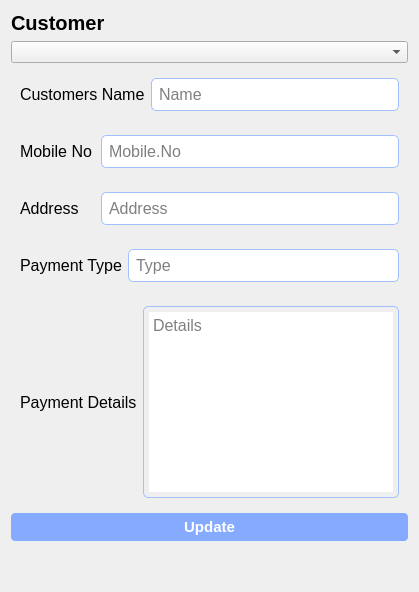
                    <widget class="QWidget" name="page_12">
                     <layout class="QVBoxLayout" name="verticalLayout_22">
                      <item>
                       <widget class="QLabel" name="label_87">
                        <property name="font">
                         <font>
                          <pointsize>15</pointsize>
                          <weight>75</weight>
                          <bold>true</bold>
                         </font>
                        </property>
                        <property name="text">
                         <string>Customer</string>
                        </property>
                       </widget>
                      </item>
                      <item>
                       <widget class="QComboBox" name="comboBox_7"/>
                      </item>
                      <item>
                       <widget class="QWidget" name="widget_62" native="true">
                        <layout class="QHBoxLayout" name="horizontalLayout_57">
                         <item>
                          <widget class="QLabel" name="label_68">
                           <property name="sizePolicy">
                            <sizepolicy hsizetype="Expanding" vsizetype="Preferred">
                             <horstretch>2</horstretch>
                             <verstretch>0</verstretch>
                            </sizepolicy>
                           </property>
                           <property name="font">
                            <font>
                             <pointsize>12</pointsize>
                            </font>
                           </property>
                           <property name="text">
                            <string>Customers Name</string>
                           </property>
                          </widget>
                         </item>
                         <item>
                          <widget class="QLineEdit" name="lineEdit_43">
                           <property name="enabled">
                            <bool>true</bool>
                           </property>
                           <property name="sizePolicy">
                            <sizepolicy hsizetype="Expanding" vsizetype="Fixed">
                             <horstretch>8</horstretch>
                             <verstretch>0</verstretch>
                            </sizepolicy>
                           </property>
                           <property name="font">
                            <font>
                             <pointsize>12</pointsize>
                            </font>
                           </property>
                           <property name="styleSheet">
                            <string notr="true">border-radius: 5px;
border: 1px solid rgb(162, 192, 255);
padding: 5px;</string>
                           </property>
                           <property name="placeholderText">
                            <string>Name</string>
                           </property>
                          </widget>
                         </item>
                        </layout>
                       </widget>
                      </item>
                      <item>
                       <widget class="QWidget" name="widget_63" native="true">
                        <layout class="QHBoxLayout" name="horizontalLayout_58">
                         <item>
                          <widget class="QLabel" name="label_69">
                           <property name="sizePolicy">
                            <sizepolicy hsizetype="Expanding" vsizetype="Preferred">
                             <horstretch>2</horstretch>
                             <verstretch>0</verstretch>
                            </sizepolicy>
                           </property>
                           <property name="font">
                            <font>
                             <pointsize>12</pointsize>
                            </font>
                           </property>
                           <property name="text">
                            <string>Mobile No</string>
                           </property>
                          </widget>
                         </item>
                         <item>
                          <widget class="QLineEdit" name="lineEdit_44">
                           <property name="sizePolicy">
                            <sizepolicy hsizetype="Expanding" vsizetype="Fixed">
                             <horstretch>8</horstretch>
                             <verstretch>0</verstretch>
                            </sizepolicy>
                           </property>
                           <property name="font">
                            <font>
                             <pointsize>12</pointsize>
                            </font>
                           </property>
                           <property name="styleSheet">
                            <string notr="true">border-radius: 5px;
border: 1px solid rgb(162, 192, 255);
padding: 5px;</string>
                           </property>
                           <property name="placeholderText">
                            <string>Mobile.No</string>
                           </property>
                          </widget>
                         </item>
                        </layout>
                       </widget>
                      </item>
                      <item>
                       <widget class="QWidget" name="widget_64" native="true">
                        <layout class="QHBoxLayout" name="horizontalLayout_59">
                         <item>
                          <widget class="QLabel" name="label_70">
                           <property name="sizePolicy">
                            <sizepolicy hsizetype="Expanding" vsizetype="Preferred">
                             <horstretch>2</horstretch>
                             <verstretch>0</verstretch>
                            </sizepolicy>
                           </property>
                           <property name="font">
                            <font>
                             <pointsize>12</pointsize>
                            </font>
                           </property>
                           <property name="text">
                            <string>Address</string>
                           </property>
                          </widget>
                         </item>
                         <item>
                          <widget class="QLineEdit" name="lineEdit_45">
                           <property name="sizePolicy">
                            <sizepolicy hsizetype="Expanding" vsizetype="Fixed">
                             <horstretch>8</horstretch>
                             <verstretch>0</verstretch>
                            </sizepolicy>
                           </property>
                           <property name="font">
                            <font>
                             <pointsize>12</pointsize>
                            </font>
                           </property>
                           <property name="styleSheet">
                            <string notr="true">border-radius: 5px;
border: 1px solid rgb(162, 192, 255);
padding: 5px;</string>
                           </property>
                           <property name="placeholderText">
                            <string>Address</string>
                           </property>
                          </widget>
                         </item>
                        </layout>
                       </widget>
                      </item>
                      <item>
                       <widget class="QWidget" name="widget_65" native="true">
                        <layout class="QHBoxLayout" name="horizontalLayout_60">
                         <item>
                          <widget class="QLabel" name="label_71">
                           <property name="sizePolicy">
                            <sizepolicy hsizetype="Expanding" vsizetype="Preferred">
                             <horstretch>2</horstretch>
                             <verstretch>0</verstretch>
                            </sizepolicy>
                           </property>
                           <property name="font">
                            <font>
                             <pointsize>12</pointsize>
                            </font>
                           </property>
                           <property name="text">
                            <string>Payment Type</string>
                           </property>
                          </widget>
                         </item>
                         <item>
                          <widget class="QLineEdit" name="lineEdit_46">
                           <property name="sizePolicy">
                            <sizepolicy hsizetype="Expanding" vsizetype="Fixed">
                             <horstretch>8</horstretch>
                             <verstretch>0</verstretch>
                            </sizepolicy>
                           </property>
                           <property name="font">
                            <font>
                             <pointsize>12</pointsize>
                            </font>
                           </property>
                           <property name="styleSheet">
                            <string notr="true">border-radius: 5px;
border: 1px solid rgb(162, 192, 255);
padding: 5px;</string>
                           </property>
                           <property name="placeholderText">
                            <string>Type</string>
                           </property>
                          </widget>
                         </item>
                        </layout>
                       </widget>
                      </item>
                      <item>
                       <widget class="QWidget" name="widget_66" native="true">
                        <layout class="QHBoxLayout" name="horizontalLayout_61">
                         <item>
                          <widget class="QLabel" name="label_72">
                           <property name="sizePolicy">
                            <sizepolicy hsizetype="Expanding" vsizetype="Preferred">
                             <horstretch>2</horstretch>
                             <verstretch>0</verstretch>
                            </sizepolicy>
                           </property>
                           <property name="font">
                            <font>
                             <pointsize>12</pointsize>
                            </font>
                           </property>
                           <property name="text">
                            <string>Payment Details</string>
                           </property>
                          </widget>
                         </item>
                         <item>
                          <widget class="QTextEdit" name="textEdit_4">
                           <property name="sizePolicy">
                            <sizepolicy hsizetype="Expanding" vsizetype="Expanding">
                             <horstretch>8</horstretch>
                             <verstretch>0</verstretch>
                            </sizepolicy>
                           </property>
                           <property name="font">
                            <font>
                             <pointsize>12</pointsize>
                            </font>
                           </property>
                           <property name="styleSheet">
                            <string notr="true">border-radius: 5px;
border: 1px solid rgb(162, 192, 255);
padding: 5px;</string>
                           </property>
                           <property name="placeholderText">
                            <string>Details</string>
                           </property>
                          </widget>
                         </item>
                        </layout>
                       </widget>
                      </item>
                      <item>
                       <widget class="QPushButton" name="pushButton_40">
                        <property name="styleSheet">
                         <string notr="true">background-color: rgb(133, 170, 255);
font-size: 15px;
padding: 5px;
color: white;
font-weight: bold;
border-radius: 4px;</string>
                        </property>
                        <property name="text">
                         <string>Update</string>
                        </property>
                       </widget>
                      </item>
                      <item>
                       <spacer name="verticalSpacer_27">
                        <property name="orientation">
                         <enum>Qt::Vertical</enum>
                        </property>
                        <property name="sizeHint" stdset="0">
                         <size>
                          <width>20</width>
                          <height>40</height>
                         </size>
                        </property>
                       </spacer>
                      </item>
                     </layout>
                    </widget>
